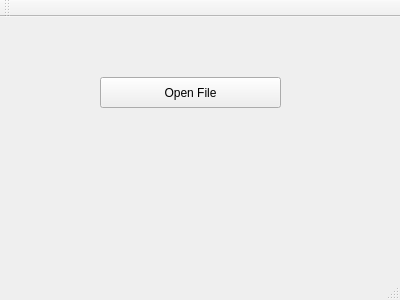
<?xml version="1.0" encoding="UTF-8"?>
<ui version="4.0">
 <class>MainWindow</class>
 <widget class="QMainWindow" name="MainWindow">
  <property name="geometry">
   <rect>
    <x>0</x>
    <y>0</y>
    <width>400</width>
    <height>300</height>
   </rect>
  </property>
  <property name="windowTitle">
   <string>MainWindow</string>
  </property>
  <widget class="QWidget" name="centralWidget">
   <widget class="QPushButton" name="open_file_pushButton">
    <property name="geometry">
     <rect>
      <x>100</x>
      <y>60</y>
      <width>181</width>
      <height>31</height>
     </rect>
    </property>
    <property name="text">
     <string>Open File</string>
    </property>
   </widget>
  </widget>
  <widget class="QMenuBar" name="menuBar">
   <property name="geometry">
    <rect>
     <x>0</x>
     <y>0</y>
     <width>400</width>
     <height>22</height>
    </rect>
   </property>
  </widget>
  <widget class="QToolBar" name="mainToolBar">
   <attribute name="toolBarArea">
    <enum>TopToolBarArea</enum>
   </attribute>
   <attribute name="toolBarBreak">
    <bool>false</bool>
   </attribute>
  </widget>
  <widget class="QStatusBar" name="statusBar"/>
 </widget>
 <layoutdefault spacing="6" margin="11"/>
 <resources/>
 <connections/>
</ui>
